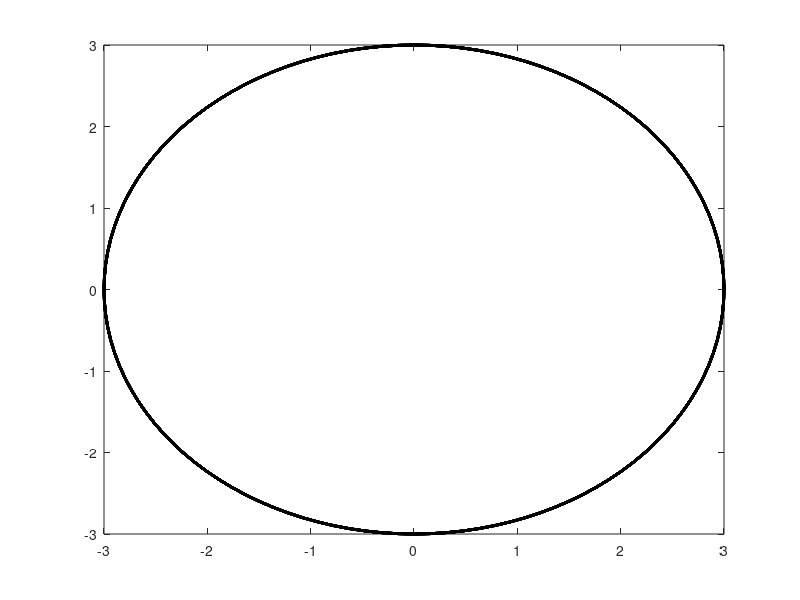

Reproduce this figure in MATLAB. (Note: this script raises an error after producing the figure.)
% Set up the basic conditions
clc;                     % clear screen
clear;                   % clear all the varibles
close all;               % Close all the open figures
bmax = 1;                % Normalize bmax to 1
freq = 50;               % Frequency in Hz
T=1/freq;                % Time Period in aec
w = 2*pi*freq;           % angluar velocity (rad/s)
n=10;                     % Number of cycles to be plotted
% First, generate the three component magnetic fields
t = 0:T/120:n*T;                                           % Time for five cycle of selected frequency
Baa1 = sin(w*t) .* (cos(0) + 1i*sin(0));                     % Phase A magnetic field along its axis aa'
Bbb1 = sin(w*t-pi/3) .* (cos(pi/3) + 1i*sin(pi/3));    % Phase B magnetic field along its axis bb'
Bcc1 = sin(w*t-2*pi/3) .* (cos(2*pi/3) + 1i*sin(2*pi/3));
Baa2 = sin(w*t-pi) .* (cos(pi) + 1i*sin(pi));
Bbb2 = sin(w*t-4*pi/3) .* (cos(4*pi/3) + 1i*sin(4*pi/3));
Bcc2 = sin(w*t-5*pi/3) .* (cos(5*pi/3) + 1i*sin(5*pi/3));
% Phase C magnetic field along its axis cc'
% Calculate Bnet
Bnet = Baa1+Bbb1+Bcc1+Baa2+Bbb2+Bcc2;                                     % Net Magnetic field
% Calculate a circle representing the expected maximum value of Bnet
circle = 3 * (cos(w*t) + 1i*sin(w*t));
% Plot the reference circle
figure(1);
plot(circle,'k','LineWidth',2.0);
hold on;
% Plot the reference vectors for the B-field components
Baa1_ref = 1.5 .* (cos(0) + 1i*sin(0));
Bbb1_ref = 1.5 .* (cos(pi/3) + 1i*sin(pi/3));
Bcc1_ref = 1.5 .* (cos(2*pi/3) + 1i*sin(2*pi/3));
Baa2_ref = 1.5 .* (cos(pi) + 1i*sin(pi));
Bbb2_ref = 1.5 .* (cos(4*pi/3) + 1i*sin(4*pi/3));
Bcc2_ref = 1.5 .* (cos(5*pi/3) + 1i*sin(5*pi/3));
line('XData',[0 real(Baa1_ref)], ...
     'YData',[0 imag(Baa1_ref)], ...
     'Color','k','LineStyle',':','EraseMode','xor');
line('XData',[0 real(Bbb1_ref)], ...
     'YData',[0 imag(Bbb1_ref)], ...
     'Color','b','LineStyle',':','EraseMode','xor');
line('XData',[0 real(Bcc1_ref)], ...
     'YData',[0 imag(Bcc1_ref)], ...
     'Color','m','LineStyle',':','EraseMode','xor');
 line('XData',[0 real(Baa2_ref)], ...
     'YData',[0 imag(Baa2_ref)], ...
     'Color','r','LineStyle',':','EraseMode','xor');
 line('XData',[0 real(Bbb2_ref)], ...
     'YData',[0 imag(Bbb2_ref)], ...
     'Color','g','LineStyle',':','EraseMode','xor');
 line('XData',[0 real(Bcc2_ref)], ...
     'YData',[0 imag(Bcc2_ref)], ...
     'Color','c','LineStyle',':','EraseMode','xor');
% Add magnetic field annotations
text (1.6 * cos(0),             1.6 * sin(0),            '\bfB_{aa}');
text (1.6 * cos(2*pi/3)  - 0.2, 1.6 * sin(2*pi/3) + 0.1, '\bfB_{bb}');
text (1.6 * cos(-2*pi/3) - 0.2, 1.6 * sin(-2*pi/3),      '\bfB_{cc}');
% Plot the initial positions of the magnetic vector lines.
% Note that Baa is black, Bbb is blue, Bcc is magneta, and Bnet is red.
ii = 1;
h1=line('XData',[0 real(Baa1(ii))], ...
        'YData',[0 imag(Baa1(ii))], ...
        'Color','k','EraseMode','xor', ...
        'Linewidth',4.0);
hold on;
h2=line('XData',[0 real(Bbb1(ii))], ...
        'YData',[0 imag(Bbb1(ii))], ...
        'Color','b','EraseMode','xor', ...
        'Linewidth',4.0);
h3=line('XData',[0 real(Bcc1(ii))], ...
        'YData',[0 imag(Bcc1(ii))], ...
        'Color','m','EraseMode','xor', ...
        'Linewidth',4.0);
h4=line('XData',[0 real(Baa2(ii))], ...
        'YData',[0 imag(Baa2(ii))], ...
        'Color','r','EraseMode','xor', ...
        'Linewidth',2.0);
h5=line('XData',[0 real(Bbb2(ii))], ...
        'YData',[0 imag(Bbb2(ii))], ...
        'Color','g','EraseMode','xor', ...
        'Linewidth',2.0);
h6=line('XData',[0 real(Bcc2(ii))], ...
        'YData',[0 imag(Bcc2(ii))], ...
        'Color','c','EraseMode','xor', ...
        'Linewidth',2.0);
h7=line('XData',[0 real(Bnet(ii))], ...
        'YData',[0 imag(Bnet(ii))], ...
        'Color','y','EraseMode','xor', ...
        'Linewidth',3.0);
   
% Labels and annotations
title ('\bfThe Rotating Magnetic Field');
xlabel('\bfFlux Density (T)');
ylabel('\bfFlux Density (T)');
axis square;
axis([-4 4 -4 4]);
% Now update the lines as a function of time.
for ii = 3:length(t)
   set(h1,'XData',[0 real(Baa1(ii))]);
   set(h1,'YData',[0 imag(Baa1(ii))]);
   set(h2,'XData',[0 real(Bbb1(ii))]);
   set(h2,'YData',[0 imag(Bbb1(ii))]);
   set(h3,'XData',[0 real(Bcc1(ii))]);
   set(h3,'YData',[0 imag(Bcc1(ii))]);
   set(h4,'XData',[0 real(Baa2(ii))]);
   set(h4,'YData',[0 imag(Baa2(ii))]);
   set(h5,'XData',[0 real(Bbb2(ii))]);
   set(h5,'YData',[0 imag(Bbb2(ii))]);
   set(h6,'XData',[0 real(Bcc2(ii))]);
   set(h6,'YData',[0 imag(Bcc2(ii))]);
   set(h7,'XData',[0 real(Bnet(ii))]);
   set(h7,'YData',[0 imag(Bnet(ii))]);
   drawnow;
end
hold off;
figure(2);
title ('\bfMagnetic Fields in time Domain');
ylabel('\bfFlux Density (T)');
xlabel('\bfTime(sec)');
axis([0 n*T -4 4]);
hold on;
grid on;
plot(t,Baa1,'k','LineWidth',4);
plot(t,Bbb1,'b','LineWidth',4);
plot(t,Bcc1,'m','LineWidth',4);
plot(t,Baa2,'r','LineWidth',1);
plot(t,Bbb2,'g','LineWidth',1);
plot(t,Bcc2,'c','LineWidth',1);
plot(t,Bnet,'y','LineWidth',3);
legend('Baa1','Bbb1','Bcc1','Baa2','Bbb2','Bcc2','Bnet')
clc;
